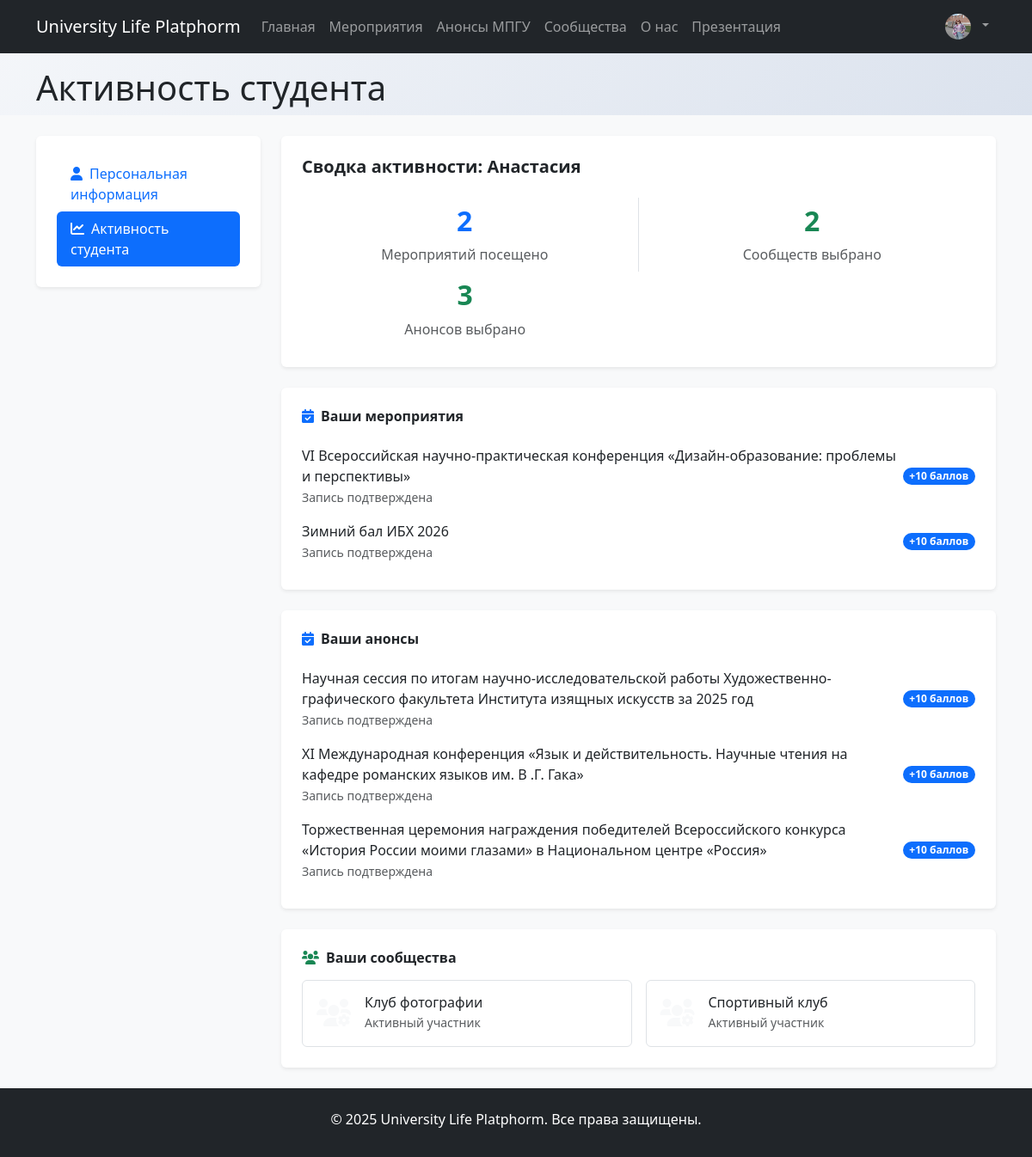
Screenshot of /activeratingpoints (signed in) with the database file from the repository.
### myproject/myplatform/models.py (models this page shows, shortened)
class User(AbstractUser):
    class Role(models.TextChoices):
        ADMIN = "ADMIN", 'Admin'
        STUDENT = "STUDENT", 'Student'
        ORGANIZER = "ORGANIZER", 'Organizer'
    role = models.CharField(max_length=50, choices=Role.choices, default=Role.ADMIN)
    name = models.CharField(max_length=100,verbose_name="Имя",default='',blank=True)
    last_name_student = models.CharField(max_length=100,verbose_name="Фамилия",default="",blank=True)
    middle_name_student = models.CharField(max_length=100,verbose_name="Отчество",default="",blank=True)
    birth_date = models.DateField(
        verbose_name="Дата рождения",
        blank=True,
        null=True,
        help_text="Формат: ГГГГ-ММ-ДД"
    )
    about_text = models.TextField(verbose_name="О себе",default="",blank=True)
    img = models.ImageField(verbose_name='Фото профиля',upload_to='image/user_image',blank=True,null=True)
    faculty = TreeForeignKey('myplatform.Faculty', on_delete=models.CASCADE, null=True, blank=True)

class Event(models.Model):
    name = models.CharField(max_length=100, verbose_name="Название мероприятия")
    description = models.TextField(verbose_name="Описание")
    date_time = models.DateTimeField(verbose_name="Дата и время проведения")
    location = models.CharField(max_length=100, verbose_name="Место проведения")
    organizator = models.ForeignKey(
        User,
        on_delete = models.CASCADE,
        related_name='events',
        verbose_name='Организатор',
        limit_choices_to={'role': User.Role.ORGANIZER}
    )
    participants = models.ManyToManyField(
        User,
        related_name='events_joined',
        blank=True,
        verbose_name="Участники"
    )
    max_participants = models.PositiveIntegerField(verbose_name="Максимальное количество участников")
    img = models.ImageField(verbose_name='Фото мероприятий',upload_to='image/events',blank=True,null=True)
    created_at = models.DateTimeField(auto_now_add=True)
    rating = models.PositiveIntegerField(verbose_name="Количество баллов",default=0)

class Community(models.Model):
    class Status(models.TextChoices):
        ISACTIVE = "ISACTIVE",'isactive'
        ISNOTACTIVE = "ISNOTACTIVE", 'isnotactive'
        WAIT = "WAIT", 'wait'
    name = models.CharField(max_length=200,verbose_name="Название сообщества")
    description = models.TextField(verbose_name="Описание")
    max_participants = models.PositiveIntegerField(verbose_name="Максимальное количество участников",default=0)
    organizator = models.ForeignKey(
        User,
        on_delete = models.CASCADE,
        related_name='communities',
        verbose_name='Организатор',
        limit_choices_to={'role': User.Role.ORGANIZER}
    )
    participants = models.ManyToManyField(
        User,
        related_name='communities_joined',
        blank=True,
        verbose_name="Участники"
    )
    img = models.ImageField(verbose_name='Фото сообщества',upload_to='image/communities',blank=True,null=True)
    status = models.CharField(max_length=50,choices=Status.choices,default=Status.ISNOTACTIVE,verbose_name='Статус')
    created_at = models.DateTimeField(auto_now_add=True)
    updated_at = models.DateTimeField(auto_now=True)
    rating = models.PositiveIntegerField(verbose_name="Количество баллов",default=0)

### myproject/events_parser/models.py (models this page shows, shortened)
class ParsedEvent(models.Model):
    title = models.CharField("Название", max_length=500)
    source_url = models.URLField("Ссылка на источник", unique=True)
    date_at = models.DateTimeField("Дата мероприятия", null=True, blank=True)
    excerpt = models.TextField("Краткое описание (qwen-markdown)", blank=True)
    content = RichTextField("Текст (HTML)", blank=True)
    content_plain = models.TextField("Текст (plain)", blank=True)
    image_url = models.URLField("URL изображения", blank=True, null=True)
    created_at = models.DateTimeField(auto_now_add=True)
    updated_at = models.DateTimeField(auto_now=True)
    participants = models.ManyToManyField(
        User,
        related_name='parsed_event_joined',
        blank=True,
        verbose_name="Участники"
    )
    class Meta:
        verbose_name = "Спарсенное мероприятие"
        verbose_name_plural = "Спарсенные мероприятия"
        ordering = ["-date_at", "-created_at"]

### myproject/myplatform/views.py (the view)
# urls.py: path('activeratingpoints',views.activeratingpoints,name='activeratingpoints'),
def activeratingpoints(request):
    return render(request,'registration/activeratingpoints.html')

### myproject/myplatform/templates/registration/activeratingpoints.html
{% extends 'base.html' %}
{% block title %}Активность студента{% endblock title %}
{% block content %}
<div class="bg-light min-vh-100">
    <div class="container py-4">
        <div class="row">
            <div class="col-lg-3">
                <div class="card border-0 shadow-sm mb-4">
                    <div class="p-4">
                        <div class="nav flex-column nav-pills">
                            <a class="nav-link" href="/profile"><i class="fas fa-user me-2"></i>Персональная информация</a>
                            <a class="nav-link active" href="#"><i class="fas fa-chart-line me-2"></i>Активность студента</a>
                        </div>
                    </div>
                </div>
            </div>
            <div class="col-lg-9">
                <div class="card border-0 shadow-sm mb-4">
                    <div class="card-body p-4">
                        <h5 class="fw-bold mb-4">Сводка активности: {{ user.name }}</h5>
                        <div class="row text-center">
                            <div class="col-md-6 border-end">
                                <div class="p-2">
                                    <h2 class="text-primary fw-bold">{{ user.events_joined.count }}</h2>
                                    <p class="text-muted mb-0">Мероприятий посещено</p>
                                </div>
                            </div>
                            <div class="col-md-6">
                                <div class="p-2">
                                    <h2 class="text-success fw-bold">{{ user.communities_joined.count }}</h2>
                                    <p class="text-muted mb-0">Сообществ выбрано</p>
                                </div>
                            </div>
                            <div class="col-md-6">
                                <div class="p-2">
                                    <h2 class="text-success fw-bold">{{ user.parsed_event_joined.count }}</h2>
                                    <p class="text-muted mb-0">Анонсов выбрано</p>
                                </div>
                            </div>
                        </div>
                    </div>
                </div>
                <div class="card border-0 shadow-sm mb-4">
                    <div class="card-body p-4">
                        <h6 class="fw-bold mb-3"><i class="fas fa-calendar-check text-primary me-2"></i>Ваши мероприятия</h6>
                        <div class="list-group">
                            {% for event in user.events_joined.all %}
                                <div class="list-group-item d-flex justify-content-between align-items-center px-0 border-0">
                                    <div>
                                        <span class="fw-medium">{{ event.name }}</span>
                                        <br>
                                        <small class="text-muted">Запись подтверждена</small>
                                    </div>
                                    <span class="badge bg-primary rounded-pill">+10 баллов</span>
                                </div>
                            {% empty %}
                                <p class="text-muted">Вы пока не записались ни на одно мероприятие.</p>
                            {% endfor %}
                        </div>
                    </div>
                </div>
                <div class="card border-0 shadow-sm mb-4">
                    <div class="card-body p-4">
                        <h6 class="fw-bold mb-3"><i class="fas fa-calendar-check text-primary me-2"></i>Ваши анонсы</h6>
                        <div class="list-group">
                            {% for event in user.parsed_event_joined.all %}
                                <div class="list-group-item d-flex justify-content-between align-items-center px-0 border-0">
                                    <div>
                                        <span class="fw-medium">{{ event.title }}</span>
                                        <br>
                                        <small class="text-muted">Запись подтверждена</small>
                                    </div>
                                    <span class="badge bg-primary rounded-pill">+10 баллов</span>
                                </div>
                            {% empty %}
                                <p class="text-muted">Вы пока не записались ни на один анонс.</p>
                            {% endfor %}
                        </div>
                    </div>
                </div>
                <div class="card border-0 shadow-sm">
                    <div class="card-body p-4">
                        <h6 class="fw-bold mb-3"><i class="fas fa-users text-success me-2"></i>Ваши сообщества</h6>
                        <div class="row g-3">
                            {% for community in user.communities_joined.all %}
                                <div class="col-md-6">
                                    <div class="p-3 border rounded bg-white h-100">
                                        <div class="d-flex align-items-center">
                                            <div class="flex-shrink-0">
                                                <i class="fas fa-users-cog fa-2x text-light"></i>
                                            </div>
                                            <div class="flex-grow-1 ms-3">
                                                <h6 class="mb-0">{{ community.name }}</h6>
                                                <small class="text-muted">Активный участник</small>
                                            </div>
                                        </div>
                                    </div>
                                </div>
                            {% empty %}
                                <div class="col-12">
                                    <p class="text-muted">Вы еще не вступили в сообщества.</p>
                                </div>
                            {% endfor %}
                        </div>
                    </div>
                </div>
            </div>
        </div>
    </div>
</div>
{% endblock content %}

### myproject/myplatform/templates/base.html (shortened to what this page needs)
{% load static %}
<!DOCTYPE html>
<html>
    <head>
        <link rel="stylesheet" href="{% static 'css/styles.css' %}">
        <link href="https://cdn.jsdelivr.net/npm/bootstrap@5.3.0/dist/css/bootstrap.min.css" rel="stylesheet">
        <link rel="stylesheet" href="https://cdnjs.cloudflare.com/ajax/libs/font-awesome/6.0.0/css/all.min.css">
    </head>
    <body>
        <header>
            <nav class="navbar navbar-expand-lg navbar-dark bg-dark">
                <div class="container">
                    <a class="navbar-brand" href="{% url 'index' %}">
                        University Life Platphorm
                    </a>
                    <div class="collapse navbar-collapse" id="navbarNav">
                        <ul class="navbar-nav me-auto">
                            <li class="nav-item">
                                <a class="nav-link" href="{% url 'index' %}">Главная</a>
                            </li>
                            <li class="nav-item">
                                <a class="nav-link" href="{% url 'events' %}">Мероприятия</a>
                            </li>
                            <li class="nav-item">
                                <a class="nav-link" href="{% url 'parsed_event_list' %}">Анонсы МПГУ</a>
                            </li>
                            <li class="nav-item">
                                <a class="nav-link" href="{% url 'communities' %}">Сообщества</a>
                            </li>
                             <li class="nav-item">
                                <a class="nav-link" href="{% url 'aboutus' %}">О нас</a>
                             </li>
                             <li class="nav-item">
                                <a class="nav-link" href="{% url 'presentation' %}">Презентация</a>
                             </li>
                        </ul>
                        <ul class="navbar-nav">
                            {% if user.is_authenticated %}
                            <li class="nav-item dropdown">
                                <a class="nav-link dropdown-toggle" href="#" id="userDropdown" role="button" data-bs-toggle="dropdown">
                                    {% if user.img %}
                                    <img src="{{user.img.url}}" alt="{{user.username}}" style="width: 30px; height: 30px; border-radius: 50%; margin-right: 5px;">
                                    {% endif %}
                                </a>
                            </li>
                            {% endif %}
                        </ul>
                    </div>
                </div>
            </nav>
        </header>
        <main class="mt-3">
            <div class="container">
                 <h1>{% block title %}{% endblock title %}</h1>
            </div>
            {% block content %}{% endblock content %}
        </main>
        <footer class="footer mt-auto py-3 bg-dark" style="color: #fff;">
            <div class="container text-center">
                <p class="mt-2">
                    © 2025 University Life Platphorm. Все права защищены.
                </p>
            </div>
        </footer>
    </body>
</html>

### myproject/static/css/styles.css (style rules this page uses)
body { background: linear-gradient(135deg, #f5f7fa 0%, #c3cfe2 100%); min-height: 100vh; }

### rows the page displays
User: img (picture), name "Анастасия", events_joined.count "2", communities_joined.count "2", parsed_event_joined.count "3"
Event: name "VI Всероссийская научно-практическая конференция «Дизайн-образование: проблемы и перспективы»"
Event: name "Зимний бал ИБХ 2026"
ParsedEvent: title "Научная сессия по итогам научно-исследовательской работы Художественно-графического факультета Института изящных искусств за 2025 год"
ParsedEvent: title "XI Международная конференция «Язык и действительность. Научные чтения на кафедре романских языков им. В .Г. Гака»"
ParsedEvent: title "Торжественная церемония награждения победителей Всероссийского конкурса «История России моими глазами» в Национальном центре «Россия»"
Community: name "Клуб фотографии"
Community: name "Спортивный клуб"
